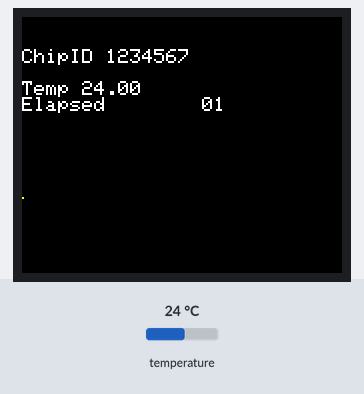
Bench run of a sketch on a simulated ESP8266 (NodeMCU). Parts: 160×128 colour display. The test bench sets the inputs (shaded band); at power-on: temperature 24 °C. What the sketch prints to the serial monitor is not drawn.

Above: at 1.4 s.
1.5 s: temperature set to 12 °C
At 12.2 s:
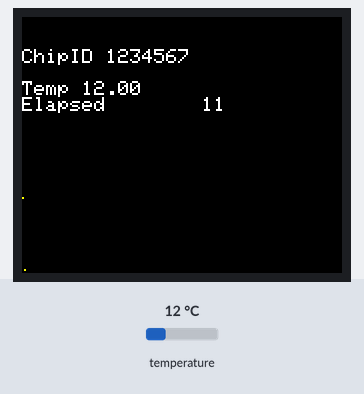
13.3 s: temperature set to 19 °C
At 23.7 s:
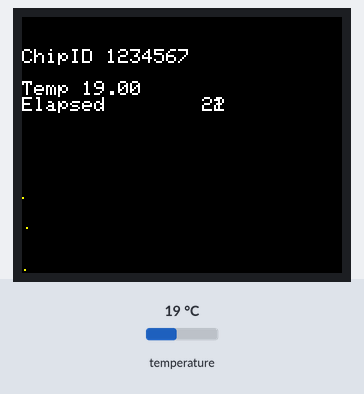
24.0 s: temperature set to 28 °C
At 34.5 s:
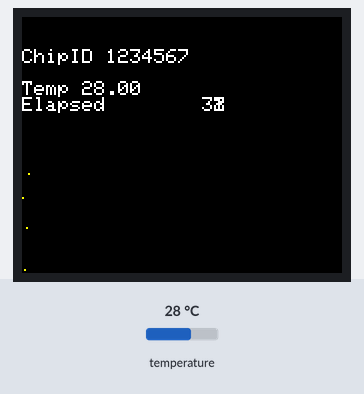
Timing chart, 0 to 36.0 s (numbered marks = the images above; inputs shaded):
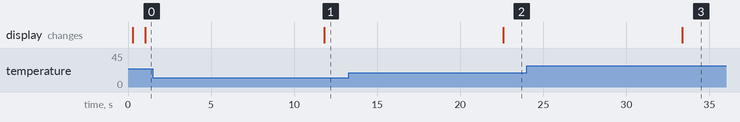

Measured:
- after the input at 1.5 s, the display: changes after 10.3 s (image 1)
- after the input at 13.3 s, the display: changes after 9.3 s (image 2)
- after the input at 24.0 s, the display: changes after 9.4 s (image 3)

The sketch:

Mozz_TFT_WiFi_DS18B20.ino
```cpp
// (licence header left out)
#include <ESP8266WiFi.h>
#include <SPI.h>
#include <Adafruit_GFX.h>
#include <Adafruit_ST7735.h> // nzmichaelh's version - https://github.com/nzmichaelh/Adafruit-ST7735-Library
#include <OneWire.h>
#include <DallasTemperature.h>
#include <stdio.h>

const char* ssid  = "MozzWiFi";
const char* pass  = "x";
const char* host  = "mozgy.t-com.hr";

/*
 * ESP8266-12        HY-1.8 SPI
 * GPIO5             Pin 06 (RESET)
 * GPIO2             Pin 07 (A0)
 * GPIO13 (HSPID)    Pin 08 (SDA)
 * GPIO14 (HSPICLK)  Pin 09 (SCK)
 * GPIO15 (HSPICS)   Pin 10 (CS)
 */
#define TFT_PIN_CS   15
#define TFT_PIN_DC   2
#define TFT_PIN_RST  5

Adafruit_ST7735 tft = Adafruit_ST7735(TFT_PIN_CS, TFT_PIN_DC, TFT_PIN_RST);

// (a 4.7K resistor is necessary)
#define ONE_WIRE_BUS 4

OneWire oneWire( ONE_WIRE_BUS );
DallasTemperature sensors( &oneWire );

char tmpstr[32];

uint8_t xTemp, yTemp;

extern "C" {
#include "user_interface.h"
}

void setup( void ) {

  // for debuging ..
  Serial.begin( 115200 );
  delay(100);
  // print out all system information
  Serial.println();
  Serial.print("Heap: "); Serial.println(system_get_free_heap_size());
  Serial.print("Boot Vers: "); Serial.println(system_get_boot_version());
  Serial.print("CPU: "); Serial.println(system_get_cpu_freq());
  Serial.println();

  tft.initR( INITR_BLACKTAB );
  tft.setTextWrap( false );
  tft.setTextColor( ST7735_WHITE );
  tft.setRotation( 3 );
  tft.fillScreen( ST7735_BLACK );
  Serial.println("TFT Init...");

  sensors.begin();
  Serial.println("DS18B20 Init...");

  xTemp = 0;
  yTemp = 0;

  sprintf( tmpstr, "ChipID %d\0", ESP.getChipId() );
  tft.setCursor( 0, 16 );
  tft.print( tmpstr );

  Serial.println("Setup done");

}

void loop() {

  float temp;
  char t[10];

  // tft.fillScreen( ST7735_BLACK );

  sensors.requestTemperatures();
  Serial.print("Temperature for Device 1 is: ");
  temp = sensors.getTempCByIndex( 0 );
  Serial.print( temp );
  Serial.println();

  dtostrf( temp, 3, 2, t);
  sprintf( tmpstr, "Temp %s\0", t );
  tft.fillRect( 0, 32, 80, 8, ST7735_BLACK );
  tft.setCursor( 0, 32 );
  tft.print( tmpstr );

  ElapsedStr(); // form str with hh:mm:ss
  tft.fillRect( 0, 40, 96, 8, ST7735_BLACK );
  tft.setCursor( 0, 40 );
  tft.print( tmpstr );

  // 1°C resolution -10 - +50
  // yTemp = 117 - temp + 0;

  // 2°C resolution +5 - +35
  // yTemp = 117 - temp * 2 + 30;

  // 3°C resolution +x - +x
  yTemp = 117 - temp * 3 + 45;

  tft.drawPixel( xTemp, yTemp, ST7735_YELLOW );
  xTemp++;
  if ( xTemp > 150 ) {
    xTemp = 0;
    tft.fillRect( 0, 60, 151, 60, ST7735_BLACK );
  }

  delay(10000);

}

void ElapsedStr( void ) {

  unsigned long sec, minute, hour;

  sec = millis() / 1000;
  minute = ( sec % 3600 ) / 60;
  hour = sec / 3600;
  sprintf( tmpstr, "Elapsed " );
  if ( hour == 0 ) {
    sprintf( tmpstr, "%s    ", tmpstr );
  } else {
    sprintf( tmpstr, "%s%3d:", tmpstr, hour );
  }
  if ( minute >= 10 ) {
    sprintf( tmpstr, "%s%2d:", tmpstr, minute );
  } else {
    if ( hour != 0 ) {
      sprintf( tmpstr, "%s0%1d:", tmpstr, minute );
    } else {
      sprintf( tmpstr, "%s ", tmpstr );
      if ( minute == 0 ) {
        sprintf( tmpstr, "%s  ", tmpstr );
      } else {
        sprintf( tmpstr, "%s%1d:", tmpstr, minute );
      }
    }
  }
  if ( ( sec % 60 ) < 10 ) {
    sprintf( tmpstr, "%s0%1d", tmpstr, ( sec % 60 ) );
  } else {
    sprintf( tmpstr, "%s%2d", tmpstr, ( sec % 60 ) );
  }
  // sprintf( tmpstr, "Elapsed %2d:%2d:%2d", ( sec / 3600 ), ( ( sec % 3600 ) / 60 ), ( sec % 60 ) );

}
```
